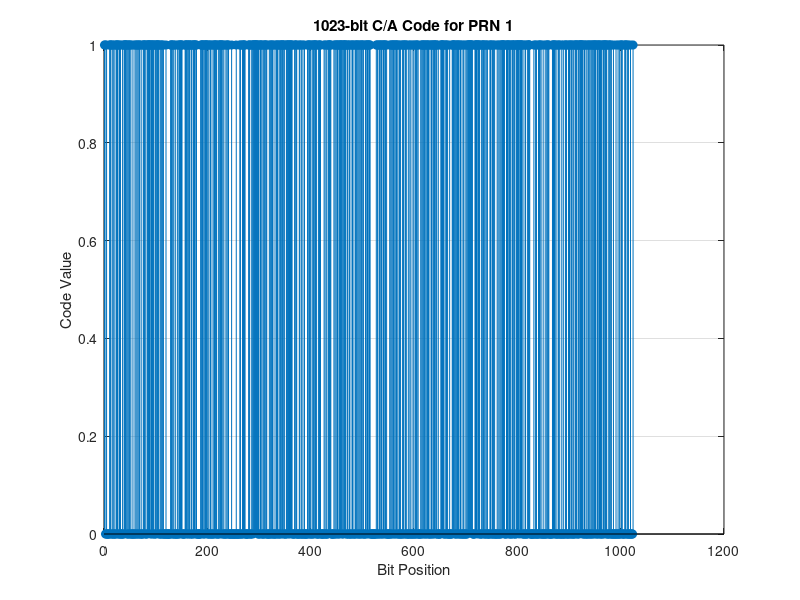

This figure's MATLAB source:
clear all;close all;clc;

% Parameters for G1 and G2
G1_taps = [3 10];
G2_taps = [2 3 6 8 9 10];
prn_number = 1;  % PRN 1

% G2 tap selections for PRNs (For PRN 1: taps 2 and 6)
G2_select = [2, 6];

% Initialize Registers with all ones
G1 = ones(1, 10);
G2 = ones(1, 10);
C_A_code = zeros(1, 1024);

% Generate 1023-bit C/A code
for i = 1:1024
    % Get the output of G1 and G2
    G1_out = G1(end);
    G2_out = xor(G2(G2_select(1)), G2(G2_select(2)));
    
    % XOR G1 and G2 outputs to get the C/A code bit
    C_A_code(i) = xor(G1_out, G2_out);
    
    % Shift G1
    G1_feedback = xor(G1(G1_taps(1)), G1(G1_taps(2)));
    G1 = [G1_feedback, G1(1:end-1)];
    
    % Shift G2
    G2_feedback = G2(G2_taps(1));
    for j = 2:length(G2_taps)
        G2_feedback = xor(G2_feedback, G2(G2_taps(j)));
    end
    G2 = [G2_feedback, G2(1:end-1)];
end

% Display the C/A code
disp('1023-bit C/A Code for PRN 1:');
disp(C_A_code);

% Optional: Plot the C/A code
figure;
stem(C_A_code, 'filled');
title('1023-bit C/A Code for PRN 1');
xlabel('Bit Position');
ylabel('Code Value');
grid on;
